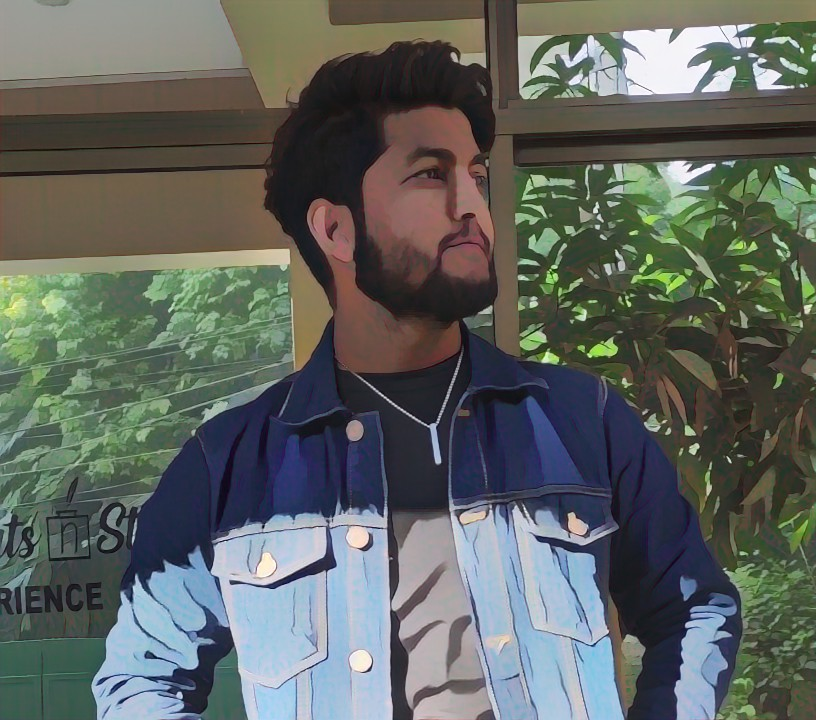
#> input picture img-processing/qaiser.jpg, 816 x 720 px
$ python cartoonify.py
#> lines starting #> are read from the running program, lines starting #| are printed output that depends on the picture; after the words box and inside, x2 and y2 are one past the last pixel; in counts of white or black regions, pixels touching at a corner belong together
# taken from geeksforgeeks
import cv2
import numpy as np

img = cv2.imread("qaiser.jpg")
#> img is the input picture: shape (720, 816, 3); mean B, G, R 96.5, 101.1, 95.7

gray = cv2.cvtColor(img, cv2.COLOR_BGR2GRAY)
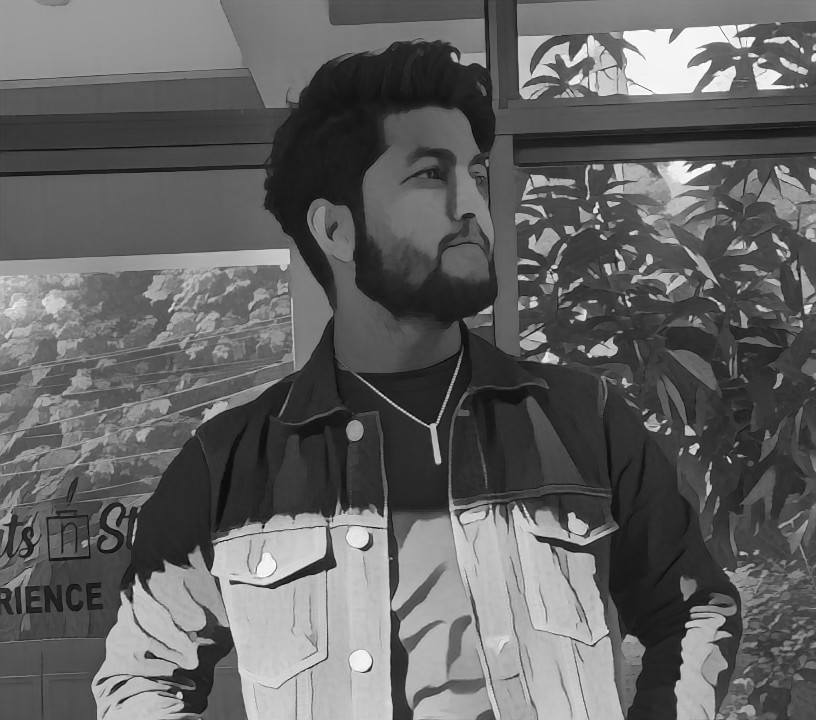
#> gray: shape (720, 816); min 2, max 255, mean 99
gray = cv2.medianBlur(gray, 5)
edges = cv2.adaptiveThreshold(
    gray, 255, cv2.ADAPTIVE_THRESH_MEAN_C, cv2.THRESH_BINARY, 9, 9
)
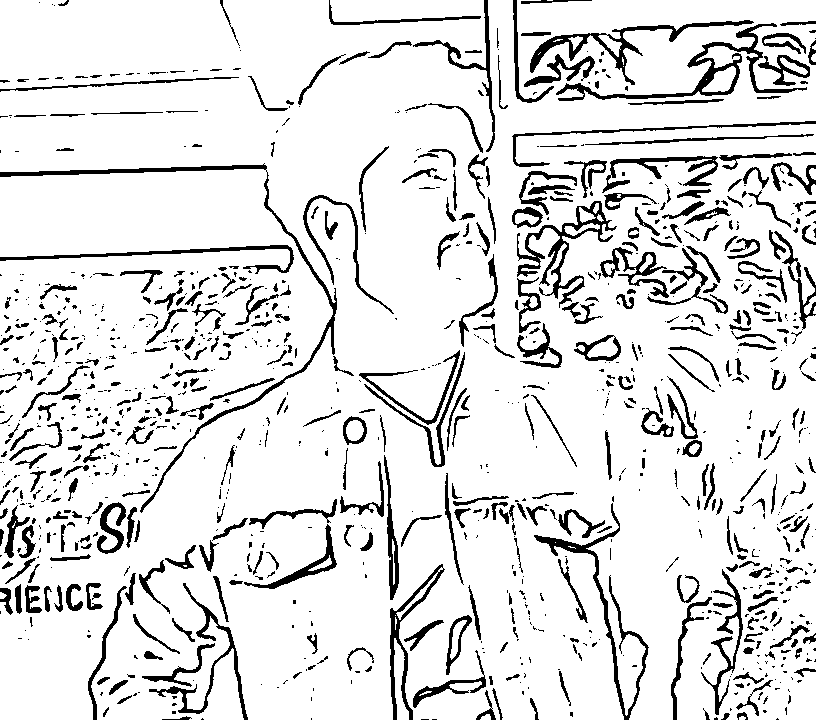
#> edges: shape (720, 816); 88% white; 1091 black regions (640 under 20 px), largest, box (x1, y1, x2, y2) and area: (0, 163, 337, 513) 2694, (556, 23, 807, 101) 2310, (517, 201, 617, 308) 2029

# Cartoonization
color = cv2.bilateralFilter(img, 9, 250, 250)
cartoon = cv2.bitwise_and(color, color, mask=edges)
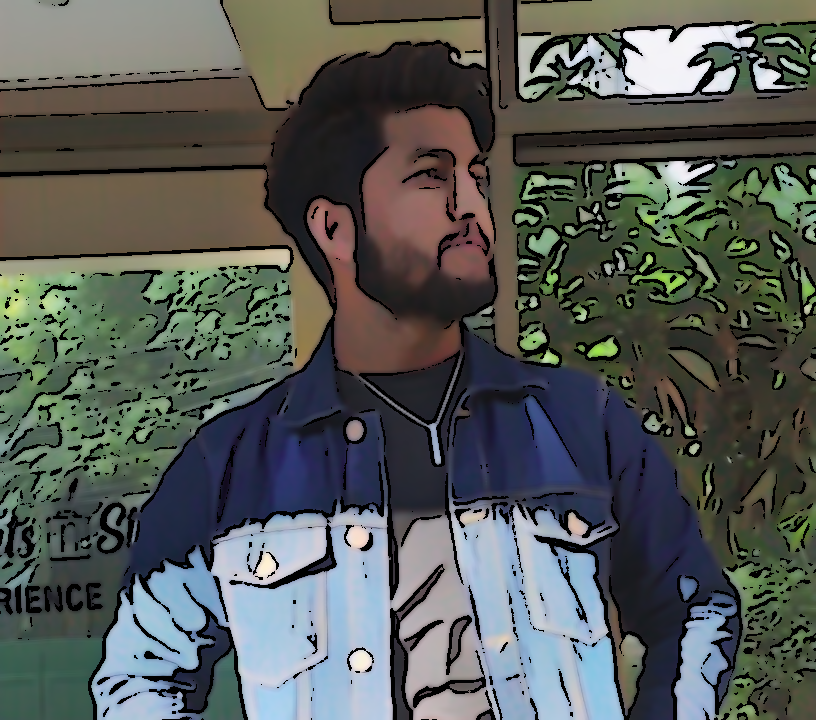
#> cartoon: shape (720, 816, 3); mean B, G, R 87, 90.6, 86.2

cv2.imshow("Cartoon", cartoon)
cv2.waitKey(0)
cv2.destroyAllWindows()
